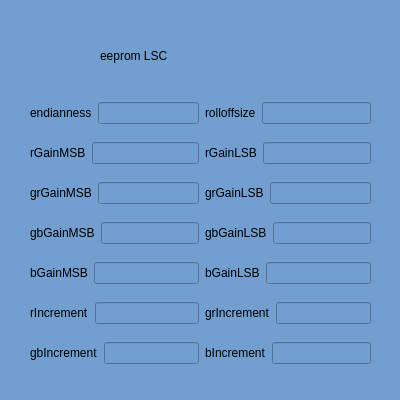
<?xml version="1.0" encoding="UTF-8"?>
<ui version="4.0">
 <class>EepromLSC</class>
 <widget class="QWidget" name="EepromLSC">
  <property name="geometry">
   <rect>
    <x>0</x>
    <y>0</y>
    <width>400</width>
    <height>400</height>
   </rect>
  </property>
  <property name="minimumSize">
   <size>
    <width>400</width>
    <height>400</height>
   </size>
  </property>
  <property name="maximumSize">
   <size>
    <width>400</width>
    <height>400</height>
   </size>
  </property>
  <property name="windowTitle">
   <string>Form</string>
  </property>
  <property name="styleSheet">
   <string notr="true">background-color: rgb(114, 159, 207);</string>
  </property>
  <widget class="QLabel" name="label">
   <property name="geometry">
    <rect>
     <x>100</x>
     <y>30</y>
     <width>191</width>
     <height>51</height>
    </rect>
   </property>
   <property name="styleSheet">
    <string notr="true">font: 25 28pt &quot;Microsoft YaHei UI Light&quot;;</string>
   </property>
   <property name="text">
    <string>eeprom LSC</string>
   </property>
  </widget>
  <widget class="QWidget" name="">
   <property name="geometry">
    <rect>
     <x>30</x>
     <y>90</y>
     <width>341</width>
     <height>291</height>
    </rect>
   </property>
   <layout class="QHBoxLayout" name="horizontalLayout_15">
    <item>
     <layout class="QVBoxLayout" name="verticalLayout">
      <item>
       <layout class="QHBoxLayout" name="horizontalLayout" stretch="0,1">
        <item>
         <widget class="QLabel" name="label_2">
          <property name="text">
           <string>endianness</string>
          </property>
         </widget>
        </item>
        <item>
         <widget class="QLineEdit" name="le_endianness"/>
        </item>
       </layout>
      </item>
      <item>
       <layout class="QHBoxLayout" name="horizontalLayout_3" stretch="0,1">
        <item>
         <widget class="QLabel" name="label_4">
          <property name="text">
           <string>rGainMSB</string>
          </property>
         </widget>
        </item>
        <item>
         <widget class="QLineEdit" name="le_rGainMSB"/>
        </item>
       </layout>
      </item>
      <item>
       <layout class="QHBoxLayout" name="horizontalLayout_5" stretch="0,1">
        <item>
         <widget class="QLabel" name="label_6">
          <property name="text">
           <string>grGainMSB</string>
          </property>
         </widget>
        </item>
        <item>
         <widget class="QLineEdit" name="le_grGainMSB"/>
        </item>
       </layout>
      </item>
      <item>
       <layout class="QHBoxLayout" name="horizontalLayout_7" stretch="0,1">
        <item>
         <widget class="QLabel" name="label_8">
          <property name="text">
           <string>gbGainMSB</string>
          </property>
         </widget>
        </item>
        <item>
         <widget class="QLineEdit" name="le_gbGainMSB"/>
        </item>
       </layout>
      </item>
      <item>
       <layout class="QHBoxLayout" name="horizontalLayout_9" stretch="0,1">
        <item>
         <widget class="QLabel" name="label_10">
          <property name="text">
           <string>bGainMSB</string>
          </property>
         </widget>
        </item>
        <item>
         <widget class="QLineEdit" name="le_bGainMSB"/>
        </item>
       </layout>
      </item>
      <item>
       <layout class="QHBoxLayout" name="horizontalLayout_11" stretch="0,1">
        <item>
         <widget class="QLabel" name="label_12">
          <property name="text">
           <string>rIncrement</string>
          </property>
         </widget>
        </item>
        <item>
         <widget class="QLineEdit" name="le_rIncrement"/>
        </item>
       </layout>
      </item>
      <item>
       <layout class="QHBoxLayout" name="horizontalLayout_13" stretch="0,1">
        <item>
         <widget class="QLabel" name="label_14">
          <property name="text">
           <string>gbIncrement</string>
          </property>
         </widget>
        </item>
        <item>
         <widget class="QLineEdit" name="le_gbIncrement"/>
        </item>
       </layout>
      </item>
     </layout>
    </item>
    <item>
     <layout class="QVBoxLayout" name="verticalLayout_2">
      <item>
       <layout class="QHBoxLayout" name="horizontalLayout_2" stretch="0,1">
        <item>
         <widget class="QLabel" name="label_3">
          <property name="text">
           <string>rolloffsize</string>
          </property>
         </widget>
        </item>
        <item>
         <widget class="QLineEdit" name="le_rolloffsize"/>
        </item>
       </layout>
      </item>
      <item>
       <layout class="QHBoxLayout" name="horizontalLayout_4" stretch="0,1">
        <item>
         <widget class="QLabel" name="label_5">
          <property name="text">
           <string>rGainLSB</string>
          </property>
         </widget>
        </item>
        <item>
         <widget class="QLineEdit" name="le_rGainLSB"/>
        </item>
       </layout>
      </item>
      <item>
       <layout class="QHBoxLayout" name="horizontalLayout_6" stretch="0,1">
        <item>
         <widget class="QLabel" name="label_7">
          <property name="text">
           <string>grGainLSB</string>
          </property>
         </widget>
        </item>
        <item>
         <widget class="QLineEdit" name="le_grGainLSB"/>
        </item>
       </layout>
      </item>
      <item>
       <layout class="QHBoxLayout" name="horizontalLayout_8" stretch="0,1">
        <item>
         <widget class="QLabel" name="label_9">
          <property name="text">
           <string>gbGainLSB</string>
          </property>
         </widget>
        </item>
        <item>
         <widget class="QLineEdit" name="le_gbGainLSB"/>
        </item>
       </layout>
      </item>
      <item>
       <layout class="QHBoxLayout" name="horizontalLayout_10" stretch="0,1">
        <item>
         <widget class="QLabel" name="label_11">
          <property name="text">
           <string>bGainLSB</string>
          </property>
         </widget>
        </item>
        <item>
         <widget class="QLineEdit" name="le_bGainLSB"/>
        </item>
       </layout>
      </item>
      <item>
       <layout class="QHBoxLayout" name="horizontalLayout_12" stretch="0,1">
        <item>
         <widget class="QLabel" name="label_13">
          <property name="text">
           <string>grIncrement</string>
          </property>
         </widget>
        </item>
        <item>
         <widget class="QLineEdit" name="le_grIncrement"/>
        </item>
       </layout>
      </item>
      <item>
       <layout class="QHBoxLayout" name="horizontalLayout_14" stretch="0,1">
        <item>
         <widget class="QLabel" name="label_15">
          <property name="text">
           <string>bIncrement</string>
          </property>
         </widget>
        </item>
        <item>
         <widget class="QLineEdit" name="le_bIncrement"/>
        </item>
       </layout>
      </item>
     </layout>
    </item>
   </layout>
  </widget>
 </widget>
 <resources/>
 <connections/>
</ui>
